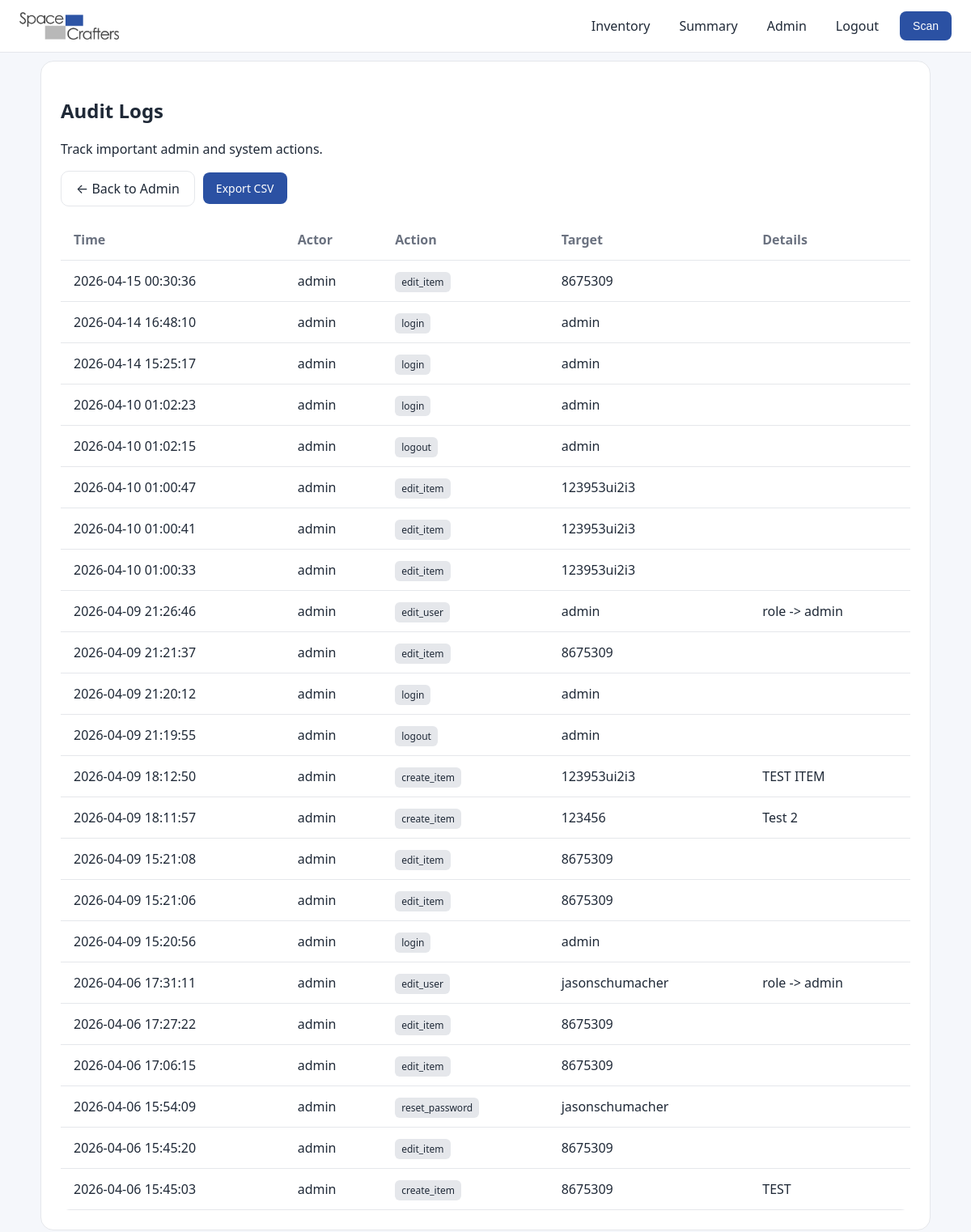
Before: /admin/logs (signed in) with the older database file.
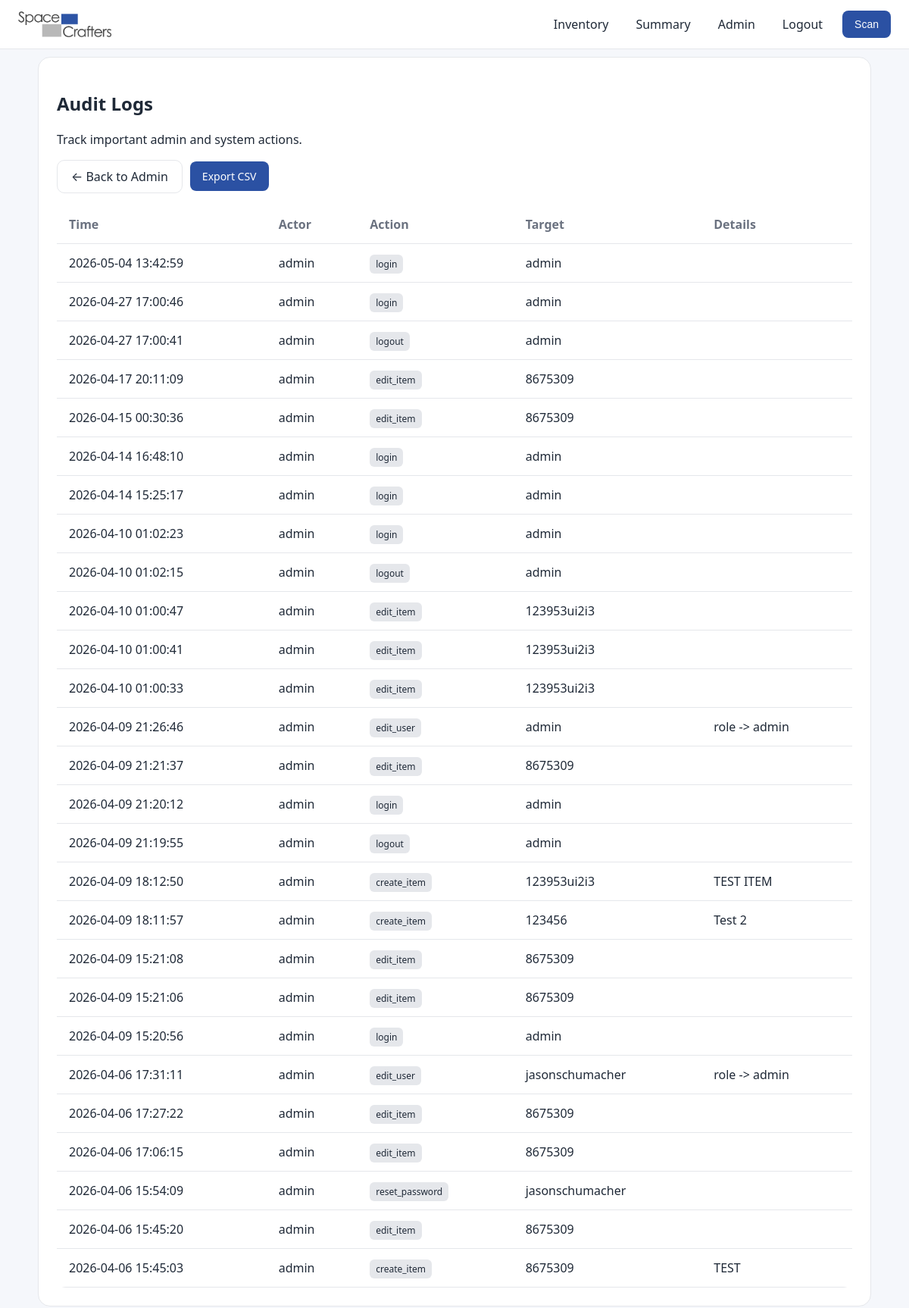
After: the same page with the newer database file.
### models.py (models this page shows)
class AuditLog(db.Model):
    __tablename__ = "audit_logs"
    id = db.Column(db.Integer, primary_key=True)
    actor_id = db.Column(
        db.Integer,
        db.ForeignKey("users.id"),
        nullable=True,
    )
    action = db.Column(db.String(200), nullable=False)
    target = db.Column(db.String(200))
    details = db.Column(db.Text)
    created_at = db.Column(
        db.DateTime,
        default=lambda: datetime.now(timezone.utc),
    )
    actor = db.relationship("User", back_populates="audit_logs")

class User(UserMixin, db.Model):
    __tablename__ = "users"
    id = db.Column(db.Integer, primary_key=True)
    username = db.Column(db.String(100), unique=True, nullable=False)
    password_hash = db.Column(db.String(200), nullable=False)
    role = db.Column(db.String(20), default="viewer")
    audit_logs = db.relationship(
        "AuditLog",
        back_populates="actor",
        cascade="all, delete-orphan",
    )
    @property
    def is_active(self):
        return True
    @property
    def is_admin(self):
        return self.role == "admin"

### app.py (the view)
@app.route("/admin/logs")
@login_required
@admin_required
def view_audit_logs():
    logs = AuditLog.query.order_by(AuditLog.id.desc()).limit(200).all()
    return render_template("audit_logs.html", logs=logs)

### app.py (called while the page is built)
@login_manager.user_loader
def load_user(user_id):
    return db.session.get(User, int(user_id))

def admin_required(view):
    @wraps(view)
    def wrapped(*args, **kwargs):
        if not current_user.is_authenticated or not current_user.is_admin:
            abort(403)
        return view(*args, **kwargs)
    return wrapped

### templates/audit_logs.html
{% extends "base.html" %}
{% block content %}
<div class="card">
  <h2>Audit Logs</h2>
  <p class="muted-text">
    Track important admin and system actions.
  </p>
  <div class="action-row">
    <a href="{{ url_for('admin') }}" class="secondary-btn">
      ← Back to Admin
    </a>
    <a href="{{ url_for('export_audit_logs') }}" class="primary-btn">
      Export CSV
    </a>
  </div>
  {% if logs %}
  <table class="summary-table">
    <thead>
      <tr>
        <th>Time</th>
        <th>Actor</th>
        <th>Action</th>
        <th>Target</th>
        <th>Details</th>
      </tr>
    </thead>
    <tbody>
      {% for log in logs %}
      <tr>
        <td>{{ log.created_at.strftime("%Y-%m-%d %H:%M:%S") }}</td>
        <td>
          {% if log.actor %}
            {{ log.actor.username }}
          {% else %}
            <em class="muted-text">System</em>
          {% endif %}
        </td>
        <td>
          <span class="badge-log">{{ log.action }}</span>
        </td>
        <td>{{ log.target or "—" }}</td>
        <td>{{ log.details or "" }}</td>
      </tr>
      {% endfor %}
    </tbody>
  </table>
  {% else %}
  <p class="muted-text">
    No audit logs recorded yet.
  </p>
  {% endif %}
</div>
{% endblock %}

### templates/base.html (shortened to what this page needs)
<!DOCTYPE html>
<html lang="en">
<head>
    <link rel="stylesheet" href="{{ url_for('static', filename='style.css') }}">
</head>
<body>
<header class="header">
    <div class="nav-left">
        <img src="{{ url_for('static', filename='logo.png') }}" class="logo-img">
    </div>
    <div class="nav-right">
        <nav class="nav-links">
            {% if current_user.is_authenticated %}
                <a href="{{ url_for('index') }}" class="nav-link">Inventory</a>
                <a href="{{ url_for('summary') }}" class="nav-link">Summary</a>
                {% if current_user.is_admin %}
                    <a href="{{ url_for('admin') }}" class="nav-link">Admin</a>
                {% endif %}
                <a href="{{ url_for('logout') }}" class="nav-link">Logout</a>
                <button class="primary-btn" onclick="openScanner()">
                    Scan
                </button>
            {% else %}
                <a href="{{ url_for('login') }}" class="nav-link">Login</a>
            {% endif %}
        </nav>
    </div>
</header>
<main class="page">
{% block content %}{% endblock %}
</main>
</body>
</html>

### static/style.css (style rules this page uses)
:root { --primary: #2b51a3; --primary-hover: #2b51a3cc; --bg: #f5f7fb; --card: #ffffff; --border: #e5e7eb; --text: #1f2937; --muted: #6b7280; }
body { margin: 0; font-family: system-ui, -apple-system, sans-serif; background: var(--bg); color: var(--text); }
img { max-width: 100%; display: block; }
.header { position: sticky; top: 0; height: 64px; background: var(--card); border-bottom: 1px solid var(--border); display: flex; justify-content: space-between; align-items: center; padding: 0 24px; z-index: 10; }
.logo-img { height: 34px; }
.nav-left { display: flex; align-items: center; gap: 10px; }
.nav-links { display: flex; gap: 16px; align-items: center; }
.nav-link { text-decoration: none; color: var(--text); font-weight: 500; padding: 6px 10px; border-radius: 8px; }
.page { max-width: 1100px; margin: 40px auto; padding: 0 20px; }
.card { background: var(--card); border: 1px solid var(--border); border-radius: 16px; padding: 24px; margin-bottom: 32px; }
.primary-btn { background: var(--primary); color: white; border: none; padding: 10px 16px; border-radius: 8px; font-size: 14px; font-weight: 500; cursor: pointer; transition: all 0.2s ease; }
.primary-btn, .secondary-btn { text-decoration: none; display: inline-flex; align-items: center; justify-content: center; box-sizing: border-box; }
.secondary-btn { background: var(--card); border: 1px solid var(--border); padding: 10px 18px; border-radius: 10px; cursor: pointer; color: var(--text); }
.table, .summary-table { width: 100%; border-collapse: collapse; }
.table, .summary-table { width: 100%; border-collapse: collapse; background: var(--card); border-radius: 12px; overflow: hidden; }
.badge-log { padding: 4px 8px; border-radius: 6px; background: var(--border); font-size: 12px; }
.page { margin-top: 10px; }
.action-row { display: flex; align-items: center; gap: 10px; margin-bottom: 16px; flex-wrap: wrap; }
.table th, .table td, .summary-table th, .summary-table td { padding: 14px 16px; border-bottom: 1px solid var(--border); vertical-align: middle; }
.summary-table { margin-top: 0; }
.table-section-header, .summary-table { width: 100%; }
.summary-table th { text-align: left; font-weight: 600; color: var(--muted); }
.summary-table td { text-align: left; }

Changed rows visible on the page:
added AuditLog: created_at "2026-05-04 13:42:59", actor.username "admin", action "login", target "admin"
added AuditLog: created_at "2026-04-27 17:00:46", actor.username "admin", action "login", target "admin"
added AuditLog: created_at "2026-04-27 17:00:41", actor.username "admin", action "logout", target "admin"
added AuditLog: created_at "2026-04-17 20:11:09", actor.username "admin", action "edit_item", target "8675309"
